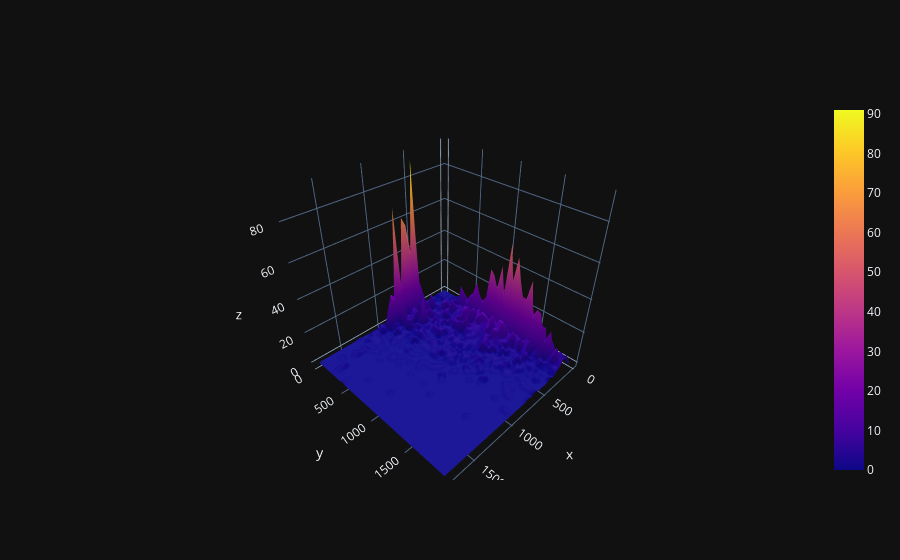

The cell this chart's notebook holds for it:
### Code cell
fig=go.Figure(go.Surface(z=z, y=z.index, x=z.columns))
fig.show()
